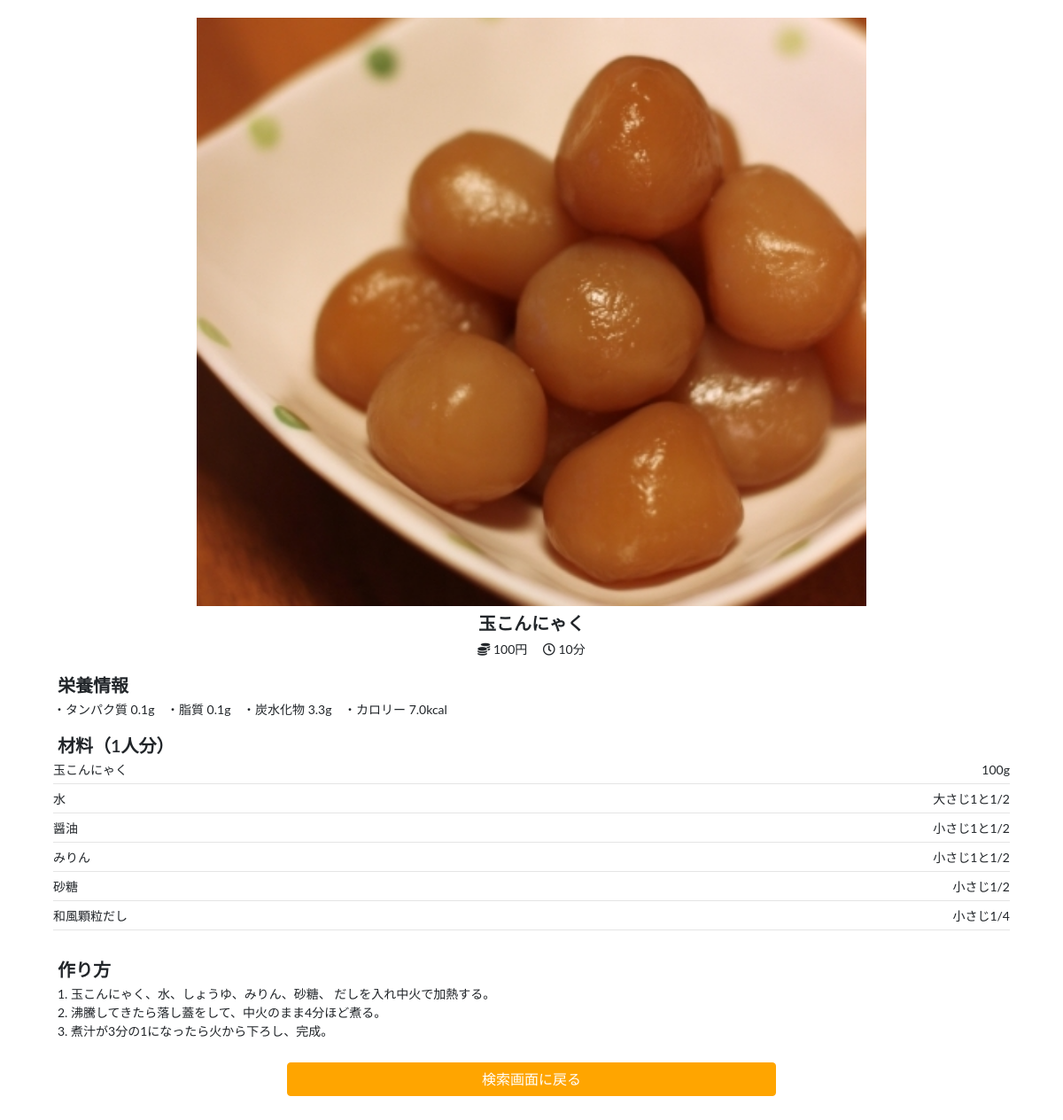
Page /detail/11/ on the committed database.
### recipe/models.py (models this page shows, shortened)
class Menu(models.Model):
    name = models.CharField(max_length = 100, unique=True)
    cost = models.IntegerField()
    time = models.IntegerField()
    process = models.TextField()
    protein = models.FloatField()
    fat = models.FloatField()
    carbohydrate = models.FloatField()
    cal = models.FloatField()
    img = models.ImageField(upload_to='images')

class Material(models.Model):
    small_genre = models.ForeignKey(Small_Genre, on_delete=models.CASCADE)
    name = models.CharField(max_length = 100, unique=True)
    menu = models.ManyToManyField(Menu, through='Menu_Material',)
    def __str__(self):
        return self.name

### recipe/views.py (the view)
# urls.py: path('detail/<int:menu_id>/', views.detail, name='detail'),
def detail(request, menu_id):
    menus = Menu.objects.get(id = menu_id)
    materials = []
    search_keys = list(Menu_Material.objects.filter(menu=menu_id).values('material', 'amount'))
    for key in search_keys:
        material_name = str(Material.objects.get(id=key['material']))
        materials.append({'name':material_name, 'amount':key['amount']})
    return render(request, 'recipe/detail.html',{'menus':menus,'materials':materials})

### recipe/templates/recipe/detail.html (shortened to what this page needs)
<!DOCTYPE html>
<html lang="ja">
    <head>
        <link rel="stylesheet" href="https://use.fontawesome.com/releases/v5.15.4/css/all.css">
        <link href="https://cdn.jsdelivr.net/npm/bootstrap@5.0.0-beta1/dist/css/bootstrap.min.css" rel="stylesheet">
    </head>
    <body>
        <div class = "main">
            <div>
                <img src="/{{ menus.img }}"  class ="menu_img">
            </div>
            <div>
                <h2 class = "menu_name">{{ menus.name }}</h2>
                <div class = "cost_time">
                    <i class="fas fa-coins"></i>
                    {{ menus.cost }}円
                    <i class="far fa-clock"></i>
                    {{ menus.time }}分
                </div>
            </div>
            <div class = "nutrition_info">
                <h3 class = "sub_title">栄養情報</h3>
                <span class = "nut">・タンパク質 {{ menus.protein }}g</span>
                <span class = "nut">・脂質 {{ menus.fat }}g</span>
                <span class = "nut">・炭水化物 {{ menus.carbohydrate }}g</span>
                <span class = "nut">・カロリー {{ menus.cal }}kcal</span>
            </div>
            <div class = "materials">
                <h3 class = "sub_title">材料（1人分）</h3>
                <div class = "material">
                    {% for material in materials %}
                    <div class = "material_detail">
                        <span class =  "material_name">{{ material.name }}</span>
                        <span class = "material_amount">{{ material.amount }}</span>
                    </div>
                    {% endfor %}
                </div>
            </div>
            <br>
            <div class = "howto_make">
                <h3 class = "sub_title">作り方</h3>
                <p>{{ menus.process | linebreaksbr }}</p>
            </div>
            <div class="row py-3 form-group row justify-content-center">
                <a href="/" class="col-md-2 mx-1 my-1 btn btn-primary">検索画面に戻る</a>
            </div>
        </div>
    </body>
</html>

### recipe/templates/recipe/detail.html (style rules this page uses)
body { font-size: 14px!important; }
.main { padding-top:20px!important; width:90%!important; text-align:left; }
.materials { padding-top:7px; }
.nutrition_info { padding-top:7px; }
body { height:100%; font-size: 18px; font-weight: 400; font-family: 'Lato', 'Noto Sans Japanese', sans-serif; text-align:center; }
.main { padding-top:40px; width:55%; margin:0 auto 80px auto; }
.menu_img { height:auto; width:70%; display: block; margin: auto; }
.sub_title { margin:5px; font-size: 20px; font-weight: 600; }
.menu_name { font-size:20px!important; font-weight: 600; line-height: 1.4; text-align:center; margin: 5px; }
.cost_time { text-align:center; }
.fa-clock { padding-left:14px; }
.nutrition_info { padding-top:13px; }
.nut { padding-right:10px; display: inline-block; }
.howto_make p { text-align:left; }
.material_name { float:left; clear: left; }
.material_amount { float:right; }
.howto_make { clear: left; }
.material_detail { border-bottom: #e5e5e5 solid 1px; padding-bottom:5px; margin-bottom:6px; }
.materials { padding-top:13px; }
p { margin:5px; }
.btn-primary { background-color: #ffa500; border-color: #ffa500; width:50%; }
.btn-primary:link, .btn-primary:visited, .btn-primary:active { background-color: #ffa500; border-color: #ffa500; }

### rows in the picture
Menu: img (picture), name "玉こんにゃく", cost "100", time "10", protein "0.1", fat "0.1", carbohydrate "3.3", cal "7.0", process "1. 玉こんにゃく、水、しょうゆ、みりん、砂糖、 だしを入れ中火で加熱する。 2. 沸騰してきたら落し蓋をして、中火のまま4分ほど煮る。 3. 煮汁が3分の1になったら火から下ろし、完成。"
Material: name "玉こんにゃく"
Material: name "醤油"
Material: name "みりん"
Material: name "砂糖"
Material: name "和風顆粒だし"

### other values in the picture
{{ material.amount }} "100g" "大さじ1と1/2" "小さじ1と1/2" "小さじ1と1/2" "小さじ1/2" "小さじ1/4"
{{ material.name }} "水"
